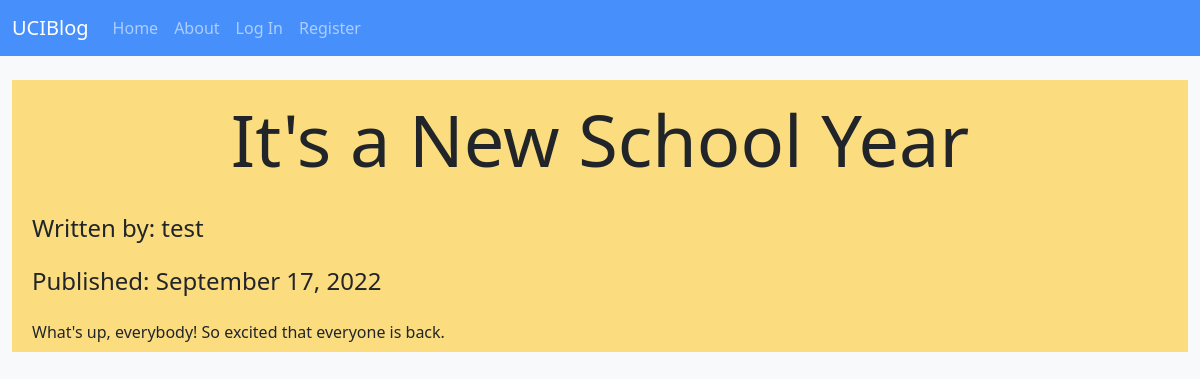
/2, run on the app's committed database.
### uciblog/models.py (models this page shows, shortened)
class BlogPost(db.Model):
    users = db.relationship(User)
    id = db.Column(db.Integer,primary_key=True)
    user_id = db.Column(db.Integer,db.ForeignKey('users.id'), nullable=False)
    date = db.Column(db.DateTime, nullable=False, default=datetime.utcnow)
    title = db.Column(db.String(140), nullable=False)
    text = db.Column(db.Text, nullable=False)

class User(db.Model, UserMixin):
    __tablename__ = 'users'
    id = db.Column(db.Integer, primary_key = True)
    profile_image = db.Column(db.String(64), nullable=False, default = 'image_handler.jpg')
    email = db.Column(db.String(64), unique=True, index=True)
    username = db.Column(db.String(64), unique=True, index=True)
    password_hash = db.Column(db.String(128))
    posts = db.relationship('BlogPost',backref='author', lazy=True)

### uciblog/users/views.py (the view)
@users.route("/<username>")
def user_posts(username):
    page = request.args.get('page',1,type='int')
    user = User.query.filter_by(username=username).first_or_404()
    blog_posts = BlogPost.query.filter_by(author=user).order_by(BlogPost.date.desc()).paginate(page=page,per_page=9)
    return render_template('user_blog_posts.html',blog_posts=blog_posts, user=user)

### uciblog/blog_posts/views.py (called while the page is built)
@blog_posts.route('/<int:blog_post_id>')
def blog_post(blog_post_id):
    blog_post = BlogPost.query.get_or_404(blog_post_id)
    return render_template('blog_post.html', title=blog_post.title,
                            date=blog_post.date, post=blog_post)

### uciblog/templates/blog_post.html (shortened to what this page needs)
{% extends "base.html" %}
{% block content %}
  <div class="container-med mt-4 bg-warning bg-opacity-50">
    <h1 class="display-2 p-3 text-sm-center">{{post.title}}</h1>
    <div class="container-fluid">
      <h4 class="p-2">Written by: {{post.author.username}}</h2>
      <h4 class="p-2">Published: {{post.date.strftime('%B %d, %Y')}}</h3>
      <p class="p-2">{{post.text}}</p>
    </div>
  </div>
{% endblock %}

### data on the page
BlogPost: title "It's a New School Year", date "September 17, 2022", text "What's up, everybody! So excited that everyone is back."
User: author.username "test"
